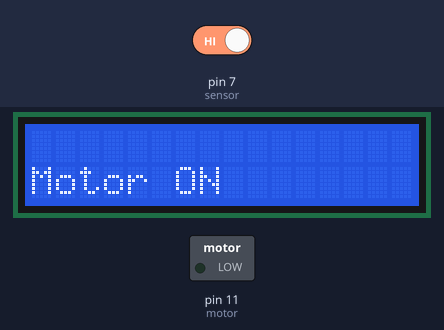
Bench run of a sketch on a simulated Arduino Mega 2560, built with avr-gcc and run on an emulated ATmega2560. Shown: 16×2 character LCD, switched loads named in the sketch (green lamp = pin HIGH). The inputs (shaded band) are chosen by the test bench; at power-on: pin 7 (sensor) HIGH. The modem accepts every AT command (registered, SIM ready, sends succeed) and sends nothing else.

Above: at 4.2 s.
At 14.1 s:
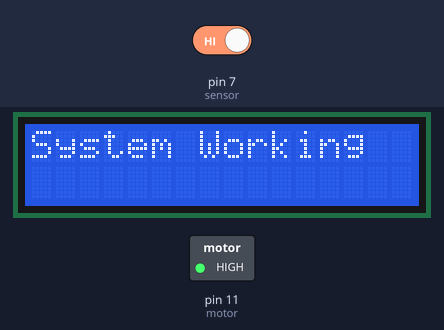
14.2 s: pin 7 (sensor) driven LOW
At 16.3 s:
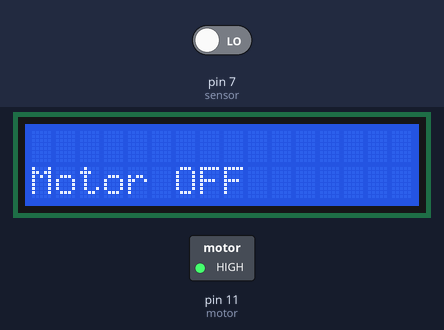
At 20.4 s:
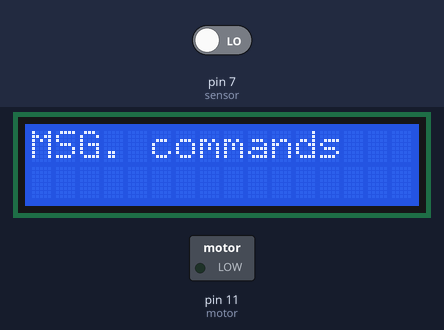
Timing chart, 0 to 21.9 s (numbered marks = the images above; inputs shaded):
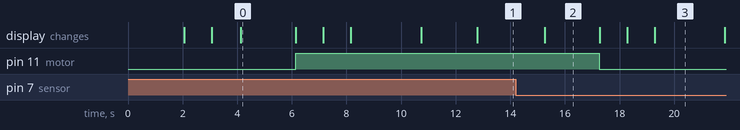

Measured:
- after the input at 14.2 s, pin 11 (motor): HIGH → LOW after 3.1 s; the display: changes after 1.1 s (image 2)
- what the display in image 0 shows lasts 2.0 s, from 4.1 s to 6.1 s

The sketch:

main_code.ino
```cpp
#include<SoftwareSerial.h>
SoftwareSerial Serial1(2,3);
#include<LiquidCrystal.h>
LiquidCrystal lcd(14,15,16,17,18,19);
int flag=0;
String str="";
#define motor 11
#define sensor 7
void setup()
{
  lcd.begin(16,2);
  Serial1.begin(9600);
  Serial.begin(9600);
  pinMode(motor, OUTPUT);
  pinMode(sensor, INPUT_PULLUP);
  lcd.print("Checking Status");
  lcd.setCursor(4,1);
  delay(2000);
  lcd.clear();
  lcd.print("System Ready");
  delay(1000);
}
void loop()
{
    lcd.setCursor(0,0);
    lcd.print("System Working    ");
    if(digitalRead(sensor)==1 && flag==0)
    {
      delay(1000);
      if(digitalRead(sensor)==1)
      {
        lcd.begin(16,2);
        lcd.setCursor(0,1);
        lcd.print("Motor ON    ");
        delay(2000);
        digitalWrite(motor, HIGH);
        flag=1;
        gsmInit();
        sendSMS("Low Soil Moisture detected.motor is on");
      }
    }
    else if(digitalRead(sensor)==0 && flag==1)
    {
      delay(1000);
      if(digitalRead(sensor)==0)
      {
        lcd.begin(16,2);
        lcd.setCursor(0,1);
        lcd.print("Motor OFF   ");
        delay(2000);
        digitalWrite(motor, LOW);
        flag=0;
        gsmInit();
        sendSMS("Soil Moisture is Normal.motor is off");
      }
    }
}

void sendSMS(String msg)
{
  lcd.clear();
  lcd.print("MSG. commands");
  Serial1.println("AT+CMGF=1");
  delay(500);
  Serial1.print("AT+CMGS=");
  Serial1.print('"');
  Serial1.print("+91*******");    // number
  Serial1.print('"');
  Serial1.println();
  delay(500);
  Serial1.println(msg);
  delay(500);
  Serial1.write(26);
  delay(1000);
  lcd.clear();
  lcd.print("System Status");
  delay(2000);
  lcd.begin(16,2);
}
void gsmInit()
{
  lcd.clear();
  lcd.print("Finding Module..");
  boolean at_flag=1;
  while(at_flag)
  {
    Serial1.println("AT");
    while(Serial1.available()>0)
    {
      if(Serial1.find("OK"))
      {
      at_flag=0;
      }
      else
      {
        lcd.clear();
        lcd.print("Module Absent");
        delay(1000);
        return;
      }
    }
  }
  Serial1.println("ATE0");
  lcd.clear();
  lcd.print("Finding Network..");
  boolean net_flag=1;
  while(net_flag)
  {
    Serial1.println("AT+CPIN?");
    while(Serial1.available()>0)
    {
      if(Serial1.find("READY"))
     {
      net_flag=0;
      break;
     }
      else
      {
        lcd.clear();
        lcd.print("Network Absent");
        delay(1000);
        break;
      }
    }
    break;
  }
   Serial1.println("AT+CNMI=2,2,0,0,0");
   delay(1000);
   Serial1.println("AT+CMGF=1");
   delay(1000);
   Serial1.println("AT+CSMP=17,167,0,0");
   lcd.clear();
   Serial1.flush();
}
```
